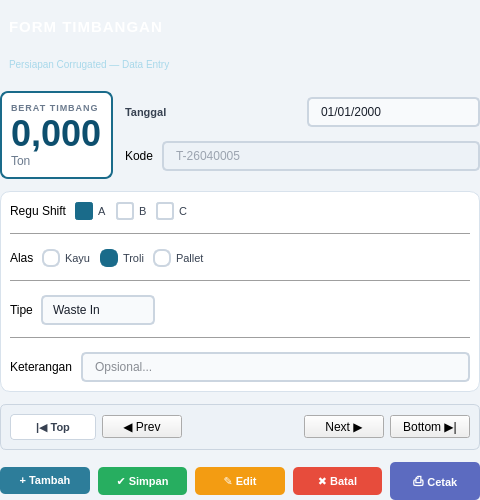
<?xml version="1.0" encoding="UTF-8"?>
<ui version="4.0">
 <class>FormTimbangan</class>
 <widget class="QDialog" name="FormTimbangan">
  <property name="geometry">
   <rect>
    <x>0</x>
    <y>0</y>
    <width>480</width>
    <height>500</height>
   </rect>
  </property>
  <property name="windowTitle">
   <string>Form Timbangan - Persiapan Corr</string>
  </property>
  <property name="styleSheet">
   <string notr="true">
/* === GLOBAL === */
QDialog {
    background-color: #F0F4F8;
    font-family: &quot;Segoe UI&quot;, sans-serif;
}

/* === HEADER PANEL === */
#headerFrame {
    background: qlineargradient(x1:0, y1:0, x2:1, y2:0,
        stop:0 #1A6B8A, stop:1 #0D4F6E);
    border-radius: 0px;
}

#lblTitle {
    color: #FFFFFF;
    font-size: 15px;
    font-weight: bold;
    letter-spacing: 1px;
}

#lblSubtitle {
    color: #A8D8EA;
    font-size: 10px;
}

/* === BERAT TIMBANG DISPLAY === */
#beratFrame {
    background-color: #FFFFFF;
    border: 2px solid #1A6B8A;
    border-radius: 8px;
}

#lblBeratValue {
    color: #0D4F6E;
    font-size: 36px;
    font-weight: bold;
    qproperty-alignment: AlignCenter;
}

#lblBeratUnit {
    color: #6B7A8D;
    font-size: 12px;
    qproperty-alignment: AlignCenter;
}

/* === FORM CARD === */
#formCard {
    background-color: #FFFFFF;
    border-radius: 10px;
    border: 1px solid #D8E2EC;
}

/* === LABELS === */
QLabel#lblField {
    color: #374151;
    font-size: 11px;
    font-weight: 600;
}

/* === LINE EDIT === */
QLineEdit {
    background-color: #F8FAFC;
    border: 1.5px solid #CBD5E0;
    border-radius: 5px;
    padding: 5px 10px;
    font-size: 12px;
    color: #1A202C;
    selection-background-color: #1A6B8A;
}
QLineEdit:focus {
    border-color: #1A6B8A;
    background-color: #EBF4F8;
}
QLineEdit:read-only {
    background-color: #EDF2F7;
    color: #4A5568;
}

/* === DATE EDIT === */
QDateEdit {
    background-color: #F8FAFC;
    border: 1.5px solid #CBD5E0;
    border-radius: 5px;
    padding: 5px 10px;
    font-size: 12px;
    color: #1A202C;
}
QDateEdit:focus {
    border-color: #1A6B8A;
}
QDateEdit::drop-down {
    border: none;
    width: 22px;
}
QDateEdit::down-arrow {
    width: 12px;
    height: 12px;
}

/* === COMBO BOX === */
QComboBox {
    background-color: #F8FAFC;
    border: 1.5px solid #CBD5E0;
    border-radius: 5px;
    padding: 5px 10px;
    font-size: 12px;
    color: #1A202C;
}
QComboBox:focus {
    border-color: #1A6B8A;
}
QComboBox::drop-down {
    border: none;
    width: 22px;
}
QComboBox QAbstractItemView {
    border: 1px solid #CBD5E0;
    selection-background-color: #1A6B8A;
    selection-color: white;
    background: white;
}

/* === RADIO BUTTON === */
QRadioButton {
    font-size: 11px;
    color: #374151;
    spacing: 5px;
}
QRadioButton::indicator {
    width: 14px;
    height: 14px;
    border: 2px solid #CBD5E0;
    border-radius: 7px;
    background: white;
}
QRadioButton::indicator:checked {
    background-color: #1A6B8A;
    border-color: #1A6B8A;
}

/* === CHECK BOX === */
QCheckBox {
    font-size: 11px;
    color: #374151;
    spacing: 5px;
}
QCheckBox::indicator {
    width: 14px;
    height: 14px;
    border: 2px solid #CBD5E0;
    border-radius: 3px;
    background: white;
}
QCheckBox::indicator:checked {
    background-color: #1A6B8A;
    border-color: #1A6B8A;
}

/* === DIVIDER LINE === */
#dividerLine {
    color: #E2E8F0;
}

/* === NAV BUTTONS === */
#navFrame {
    background-color: #EDF2F7;
    border-radius: 6px;
    border: 1px solid #CBD5E0;
}

QPushButton#btnNav {
    background-color: #FFFFFF;
    color: #374151;
    border: 1px solid #CBD5E0;
    border-radius: 4px;
    padding: 5px 12px;
    font-size: 11px;
    font-weight: 500;
    min-width: 60px;
}
QPushButton#btnNav:hover {
    background-color: #E2E8F0;
    border-color: #94A3B8;
}
QPushButton#btnNav:pressed {
    background-color: #CBD5E0;
}

/* === ACTION BUTTONS === */
QPushButton#btnTambah {
    background-color: #2D7D9A;
    color: white;
    border: none;
    border-radius: 5px;
    padding: 7px 14px;
    font-size: 11px;
    font-weight: 600;
}
QPushButton#btnTambah:hover { background-color: #1A6B8A; }
QPushButton#btnTambah:pressed { background-color: #0D4F6E; }

QPushButton#btnSimpan {
    background-color: #27AE60;
    color: white;
    border: none;
    border-radius: 5px;
    padding: 7px 14px;
    font-size: 11px;
    font-weight: 600;
}
QPushButton#btnSimpan:hover { background-color: #219A52; }
QPushButton#btnSimpan:pressed { background-color: #1A7A42; }

QPushButton#btnEdit {
    background-color: #F39C12;
    color: white;
    border: none;
    border-radius: 5px;
    padding: 7px 14px;
    font-size: 11px;
    font-weight: 600;
}
QPushButton#btnEdit:hover { background-color: #D68910; }
QPushButton#btnEdit:pressed { background-color: #B7770D; }

QPushButton#btnBatal {
    background-color: #E74C3C;
    color: white;
    border: none;
    border-radius: 5px;
    padding: 7px 14px;
    font-size: 11px;
    font-weight: 600;
}
QPushButton#btnBatal:hover { background-color: #CB4335; }
QPushButton#btnBatal:pressed { background-color: #A93226; }

QPushButton#btnCetak {
    background-color: #5C6BC0;
    color: white;
    border: none;
    border-radius: 5px;
    padding: 7px 14px;
    font-size: 11px;
    font-weight: 600;
}
QPushButton#btnCetak:hover { background-color: #4A58B0; }
QPushButton#btnCetak:pressed { background-color: #3949A0; }
   </string>
  </property>
  <layout class="QVBoxLayout" name="mainLayout">
   <property name="spacing">
    <number>0</number>
   </property>
   <property name="leftMargin">
    <number>0</number>
   </property>
   <property name="topMargin">
    <number>0</number>
   </property>
   <property name="rightMargin">
    <number>0</number>
   </property>
   <property name="bottomMargin">
    <number>0</number>
   </property>
   <item>
    <widget class="QFrame" name="headerFrame">
     <layout class="QVBoxLayout" name="headerLayout">
      <property name="spacing">
       <number>2</number>
      </property>
      <property name="contentsMargins" stdset="0">
       <rect>
        <x>20</x>
        <y>10</y>
        <width>20</width>
        <height>10</height>
       </rect>
      </property>
      <item>
       <widget class="QLabel" name="lblTitle">
        <property name="text">
         <string>FORM TIMBANGAN</string>
        </property>
       </widget>
      </item>
      <item>
       <widget class="QLabel" name="lblSubtitle">
        <property name="text">
         <string>Persiapan Corrugated — Data Entry</string>
        </property>
       </widget>
      </item>
     </layout>
    </widget>
   </item>
   <item>
    <layout class="QVBoxLayout" name="bodyLayout">
     <property name="spacing">
      <number>12</number>
     </property>
     <property name="contentsMargins" stdset="0">
      <rect>
       <x>16</x>
       <y>16</y>
       <width>16</width>
       <height>10</height>
      </rect>
     </property>
     <item>
      <layout class="QHBoxLayout" name="topRowLayout">
       <property name="spacing">
        <number>12</number>
       </property>
       <item>
        <widget class="QFrame" name="beratFrame">
         <layout class="QVBoxLayout" name="beratLayout">
          <property name="spacing">
           <number>0</number>
          </property>
          <property name="contentsMargins" stdset="0">
           <rect>
            <x>16</x>
            <y>6</y>
            <width>16</width>
            <height>6</height>
           </rect>
          </property>
          <item>
           <widget class="QLabel" name="lblBeratLabel">
            <property name="styleSheet">
             <string>color:#6B7A8D; font-size:9px; font-weight:600; letter-spacing:1px; qproperty-alignment: AlignCenter;</string>
            </property>
            <property name="text">
             <string>BERAT TIMBANG</string>
            </property>
           </widget>
          </item>
          <item>
           <widget class="QLabel" name="lblBeratValue">
            <property name="font">
             <font>
              <pointsize>-1</pointsize>
              <weight>75</weight>
              <bold>true</bold>
             </font>
            </property>
            <property name="text">
             <string>0,000</string>
            </property>
           </widget>
          </item>
          <item>
           <widget class="QLabel" name="lblBeratUnit">
            <property name="text">
             <string>Ton</string>
            </property>
           </widget>
          </item>
         </layout>
        </widget>
       </item>
       <item>
        <layout class="QVBoxLayout" name="rightTopLayout">
         <property name="spacing">
          <number>8</number>
         </property>
         <item>
          <layout class="QHBoxLayout">
           <property name="spacing">
            <number>8</number>
           </property>
           <item>
            <widget class="QLabel" name="lblField">
             <property name="text">
              <string>Tanggal</string>
             </property>
            </widget>
           </item>
           <item>
            <widget class="QDateEdit" name="dateEdit">
             <property name="displayFormat">
              <string>dd/MM/yyyy</string>
             </property>
             <property name="calendarPopup">
              <bool>true</bool>
             </property>
            </widget>
           </item>
          </layout>
         </item>
         <item>
          <layout class="QHBoxLayout">
           <property name="spacing">
            <number>8</number>
           </property>
           <item>
            <widget class="QLabel" name="lblField">
             <property name="text">
              <string>Kode</string>
             </property>
            </widget>
           </item>
           <item>
            <widget class="QLineEdit" name="txtKode">
             <property name="readOnly">
              <bool>true</bool>
             </property>
             <property name="placeholderText">
              <string>T-26040005</string>
             </property>
            </widget>
           </item>
          </layout>
         </item>
        </layout>
       </item>
      </layout>
     </item>
     <item>
      <widget class="QFrame" name="formCard">
       <layout class="QVBoxLayout" name="formCardLayout">
        <property name="spacing">
         <number>12</number>
        </property>
        <property name="contentsMargins" stdset="0">
         <rect>
          <x>16</x>
          <y>14</y>
          <width>16</width>
          <height>14</height>
         </rect>
        </property>
        <item>
         <layout class="QHBoxLayout">
          <property name="spacing">
           <number>8</number>
          </property>
          <item>
           <widget class="QLabel" name="lblField">
            <property name="text">
             <string>Regu Shift</string>
            </property>
           </widget>
          </item>
          <item>
           <widget class="QCheckBox" name="chkA">
            <property name="text">
             <string>A</string>
            </property>
            <property name="checked">
             <bool>true</bool>
            </property>
           </widget>
          </item>
          <item>
           <widget class="QCheckBox" name="chkB">
            <property name="text">
             <string>B</string>
            </property>
           </widget>
          </item>
          <item>
           <widget class="QCheckBox" name="chkC">
            <property name="text">
             <string>C</string>
            </property>
           </widget>
          </item>
          <item>
           <spacer>
            <property name="orientation">
             <enum>Qt::Horizontal</enum>
            </property>
            <property name="sizeHint" stdset="0">
             <size>
              <width>40</width>
              <height>20</height>
             </size>
            </property>
           </spacer>
          </item>
         </layout>
        </item>
        <item>
         <widget class="QFrame" name="dividerLine">
          <property name="frameShape">
           <enum>QFrame::HLine</enum>
          </property>
          <property name="frameShadow">
           <enum>QFrame::Sunken</enum>
          </property>
         </widget>
        </item>
        <item>
         <layout class="QHBoxLayout">
          <property name="spacing">
           <number>8</number>
          </property>
          <item>
           <widget class="QLabel" name="lblField">
            <property name="text">
             <string>Alas</string>
            </property>
           </widget>
          </item>
          <item>
           <widget class="QRadioButton" name="radioKayu">
            <property name="text">
             <string>Kayu</string>
            </property>
           </widget>
          </item>
          <item>
           <widget class="QRadioButton" name="radioTroli">
            <property name="text">
             <string>Troli</string>
            </property>
            <property name="checked">
             <bool>true</bool>
            </property>
           </widget>
          </item>
          <item>
           <widget class="QRadioButton" name="radioPallet">
            <property name="text">
             <string>Pallet</string>
            </property>
           </widget>
          </item>
          <item>
           <spacer>
            <property name="orientation">
             <enum>Qt::Horizontal</enum>
            </property>
            <property name="sizeHint" stdset="0">
             <size>
              <width>40</width>
              <height>20</height>
             </size>
            </property>
           </spacer>
          </item>
         </layout>
        </item>
        <item>
         <widget class="QFrame" name="dividerLine2">
          <property name="frameShape">
           <enum>QFrame::HLine</enum>
          </property>
          <property name="frameShadow">
           <enum>QFrame::Sunken</enum>
          </property>
         </widget>
        </item>
        <item>
         <layout class="QHBoxLayout">
          <property name="spacing">
           <number>8</number>
          </property>
          <item>
           <widget class="QLabel" name="lblField">
            <property name="text">
             <string>Tipe</string>
            </property>
           </widget>
          </item>
          <item>
           <widget class="QComboBox" name="cmbTipe">
            <item>
             <property name="text">
              <string>Waste In</string>
             </property>
            </item>
            <item>
             <property name="text">
              <string>Waste Out</string>
             </property>
            </item>
            <item>
             <property name="text">
              <string>Produksi</string>
             </property>
            </item>
            <item>
             <property name="text">
              <string>Bahan Baku</string>
             </property>
            </item>
           </widget>
          </item>
          <item>
           <spacer>
            <property name="orientation">
             <enum>Qt::Horizontal</enum>
            </property>
            <property name="sizeHint" stdset="0">
             <size>
              <width>80</width>
              <height>20</height>
             </size>
            </property>
           </spacer>
          </item>
         </layout>
        </item>
        <item>
         <widget class="QFrame" name="dividerLine3">
          <property name="frameShape">
           <enum>QFrame::HLine</enum>
          </property>
          <property name="frameShadow">
           <enum>QFrame::Sunken</enum>
          </property>
         </widget>
        </item>
        <item>
         <layout class="QHBoxLayout">
          <property name="spacing">
           <number>8</number>
          </property>
          <item>
           <widget class="QLabel" name="lblField">
            <property name="text">
             <string>Keterangan</string>
            </property>
           </widget>
          </item>
          <item>
           <widget class="QLineEdit" name="txtKeterangan">
            <property name="placeholderText">
             <string>Opsional...</string>
            </property>
           </widget>
          </item>
         </layout>
        </item>
       </layout>
      </widget>
     </item>
     <item>
      <widget class="QFrame" name="navFrame">
       <layout class="QHBoxLayout" name="navLayout">
        <property name="spacing">
         <number>6</number>
        </property>
        <property name="contentsMargins" stdset="0">
         <rect>
          <x>8</x>
          <y>6</y>
          <width>8</width>
          <height>6</height>
         </rect>
        </property>
        <item>
         <widget class="QPushButton" name="btnNav">
          <property name="text">
           <string>|◀ Top</string>
          </property>
         </widget>
        </item>
        <item>
         <widget class="QPushButton" name="btnNav">
          <property name="text">
           <string>◀ Prev</string>
          </property>
         </widget>
        </item>
        <item>
         <spacer>
          <property name="orientation">
           <enum>Qt::Horizontal</enum>
          </property>
          <property name="sizeHint" stdset="0">
           <size>
            <width>40</width>
            <height>20</height>
           </size>
          </property>
         </spacer>
        </item>
        <item>
         <widget class="QPushButton" name="btnNav">
          <property name="text">
           <string>Next ▶</string>
          </property>
         </widget>
        </item>
        <item>
         <widget class="QPushButton" name="btnNav">
          <property name="text">
           <string>Bottom ▶|</string>
          </property>
         </widget>
        </item>
       </layout>
      </widget>
     </item>
     <item>
      <layout class="QHBoxLayout" name="actionLayout">
       <property name="spacing">
        <number>8</number>
       </property>
       <item>
        <widget class="QPushButton" name="btnTambah">
         <property name="text">
          <string>+ Tambah</string>
         </property>
        </widget>
       </item>
       <item>
        <widget class="QPushButton" name="btnSimpan">
         <property name="text">
          <string>✔ Simpan</string>
         </property>
        </widget>
       </item>
       <item>
        <widget class="QPushButton" name="btnEdit">
         <property name="text">
          <string>✎ Edit</string>
         </property>
        </widget>
       </item>
       <item>
        <widget class="QPushButton" name="btnBatal">
         <property name="text">
          <string>✖ Batal</string>
         </property>
        </widget>
       </item>
       <item>
        <widget class="QPushButton" name="btnCetak">
         <property name="text">
          <string>⎙ Cetak</string>
         </property>
        </widget>
       </item>
      </layout>
     </item>
    </layout>
   </item>
  </layout>
 </widget>
 <resources/>
 <connections/>
</ui>
